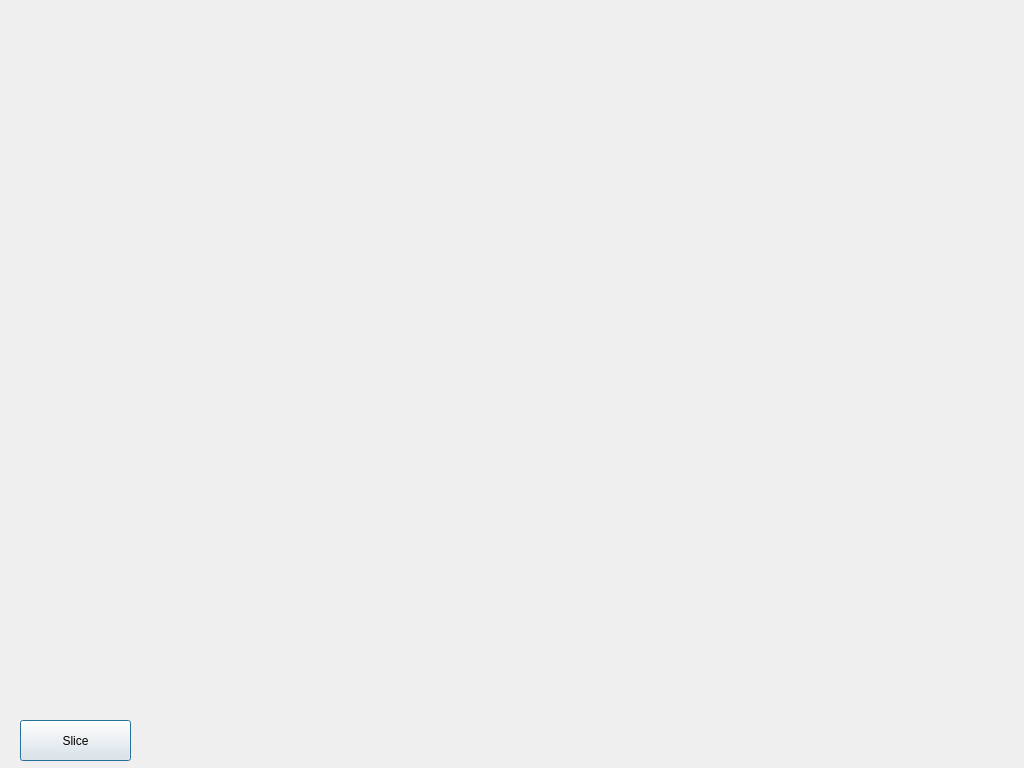
<?xml version="1.0" encoding="UTF-8"?>
<ui version="4.0">
 <class>Dialog</class>
 <widget class="QDialog" name="Dialog">
  <property name="geometry">
   <rect>
    <x>0</x>
    <y>0</y>
    <width>1024</width>
    <height>768</height>
   </rect>
  </property>
  <property name="baseSize">
   <size>
    <width>1024</width>
    <height>768</height>
   </size>
  </property>
  <property name="windowTitle">
   <string>SLA Printer Client</string>
  </property>
  <widget class="QWidget" name="verticalLayoutWidget">
   <property name="geometry">
    <rect>
     <x>9</x>
     <y>19</y>
     <width>1011</width>
     <height>691</height>
    </rect>
   </property>
   <layout class="QVBoxLayout" name="glLayout"/>
  </widget>
  <widget class="QPushButton" name="sliceButton">
   <property name="geometry">
    <rect>
     <x>20</x>
     <y>720</y>
     <width>111</width>
     <height>41</height>
    </rect>
   </property>
   <property name="text">
    <string>Slice</string>
   </property>
  </widget>
 </widget>
 <resources/>
 <connections/>
</ui>
